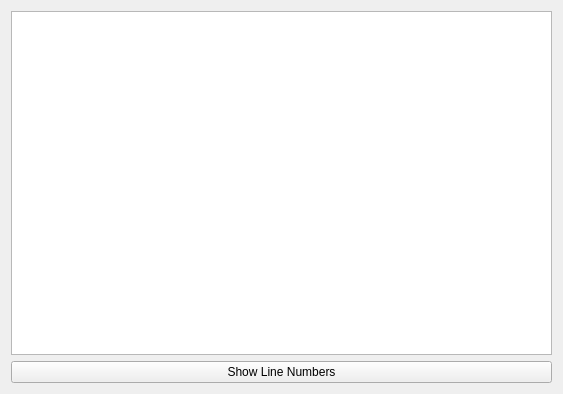
<?xml version="1.0" encoding="UTF-8"?>
<ui version="4.0">
 <class>code_edit_window</class>
 <widget class="QWidget" name="code_edit_window">
  <property name="geometry">
   <rect>
    <x>0</x>
    <y>0</y>
    <width>563</width>
    <height>394</height>
   </rect>
  </property>
  <property name="windowTitle">
   <string>Form</string>
  </property>
  <layout class="QGridLayout" name="gridLayout">
   <item row="0" column="0">
    <widget class="CodeEditView" name="code_edit_view"/>
   </item>
   <item row="1" column="0">
    <widget class="QPushButton" name="show_line_numbers_button">
     <property name="text">
      <string>Show Line Numbers</string>
     </property>
    </widget>
   </item>
  </layout>
 </widget>
 <customwidgets>
  <customwidget>
   <class>CodeEditView</class>
   <extends>QTextEdit</extends>
   <header>codeedit</header>
  </customwidget>
 </customwidgets>
 <resources/>
 <connections>
  <connection>
   <sender>show_line_numbers_button</sender>
   <signal>clicked()</signal>
   <receiver>code_edit_window</receiver>
   <slot>on_button_clicked()</slot>
   <hints>
    <hint type="sourcelabel">
     <x>281</x>
     <y>373</y>
    </hint>
    <hint type="destinationlabel">
     <x>281</x>
     <y>196</y>
    </hint>
   </hints>
  </connection>
 </connections>
</ui>
